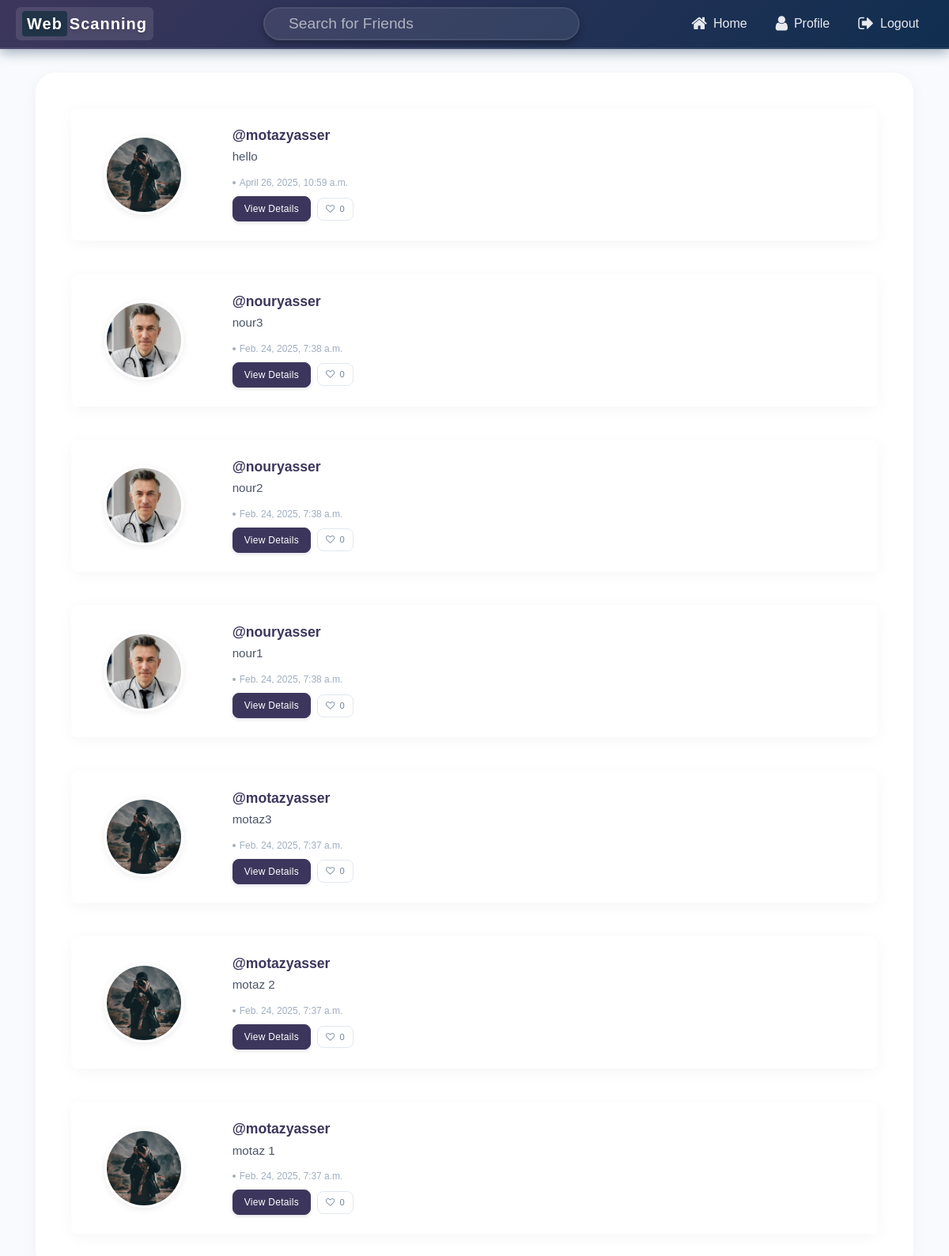
The app's page /home/ (signed in) with its own data.
### core/models.py (models this page shows, shortened)
class Post(models.Model):
    user = models.ForeignKey(User, on_delete=models.CASCADE)
    caption = models.TextField(max_length=800 , null=False)
    date = models.DateTimeField(auto_now_add=True)
    target_url = models.URLField(default="https://example.com")
    description = models.TextField(blank=True, null=True)

class User(AbstractUser):
    profile_pic = models.ImageField(default='profile_pics/default.jpg',upload_to='profile_pics')
    bio = models.TextField(null = True ,max_length=500,blank=True,default='')
    def get_followings(self):
        followings = Friends.objects.filter(user_A = self)
        temp = []
        for item in followings:
            temp.append(item.user_B.id)
        return temp

### core/views.py (the view)
# urls.py: path('home/', HomePage.as_view(), name='home_page'),
@method_decorator(login_required(login_url='login_page'), name='dispatch')
class HomePage(ListView):
    model = Post
    template_name = 'home_page.html'
    paginate_by = 10
    def get_queryset(self):
        followings = self.request.user.get_followings()
        return Post.objects.filter(user_id__in = followings ).order_by('-date')

### Templates/home_page.html (shortened to what this page needs)
{%  extends 'base.html' %}
{% load crispy_forms_tags %}
{% load static %}
{% block extra_css %}
<link rel="stylesheet" href="{% static 'css/home.css' %}">
{% endblock %}
{% block navbar %}
{%  include 'navbar.html' %}
{% endblock navbar %}
{% block content %}
<div class="row" style="margin-top:2%;">
    <div class="col" >
        <div class="card card-body"style="border-radius:25px;">
            {% for post in object_list %}
            <div class="card" style="margin: 2%;">
                <div class="card-body row">
                    <div class="col-md-2">
                        <img src="{{post.user.profile_pic.url}}" style="max-width:100px; max-height:100px;">
                    </div>
                    <div class="col-md-10">
                        <a href="/user/{{post.user.username}}" class="card-link"><h4>@{{post.user.username}}</h4></a>
                        <p class="card-text">{{post.caption}}</p>
                        <a href="#" class="card-link">{{post.date}}</a>
                        <a href="{% url 'post_brief' post.id %}" class="btn btn-info btn-sm">View Details</a>
                    </div>
                </div>
            </div>
            {% endfor %}
        </div>
        <br>
    </div>
</div>
{% endblock content %}

### static/css/home.css (style rules this page uses)
body { font-family: 'Poppins', sans-serif; background-color: #f8fafd; color: #2d3748; }
.row { margin-top: 30px !important; }
.card { border: none; border-radius: 8px; box-shadow: 0 4px 20px rgba(0, 0, 0, 0.04); transition: all 0.3s cubic-bezier(0.25, 0.8, 0.25, 1); margin-bottom: 16px; overflow: hidden; background-color: white; }
.card-body { padding: 1.25rem; }
.card-body.row { margin-top: 0 !important; margin-left: 0 !important; margin-right: 0 !important; align-items: center; }
.col .card-body { background: #ffffff; border-radius: 16px; padding: 1.5rem; }
.col-md-2 img { width: 120px; height: 120px; object-fit: cover; border-radius: 100%; border: 3px solid #fff; box-shadow: 0 2px 8px rgba(0, 0, 0, 0.08); transition: all 0.3s ease; }
.card-link h4 { color: #3D365C; font-weight: 600; font-size: 1.1rem; margin-bottom: 5px; transition: color 0.2s ease; }
.card-link { text-decoration: none !important; }
.card-text { font-size: 0.95rem; line-height: 1.5; color: #4a5568; margin-bottom: 12px; word-break: break-word; }
.card-link { color: #a0aec0; font-size: 0.75rem; margin-right: 12px; }
.btn-info { background-color: #3D365C; border-color: #3D365C; color: white; border-radius: 8px; padding: 6px 14px; font-size: 0.75rem; font-weight: 500; transition: all 0.2s ease; box-shadow: 0 2px 4px rgba(61, 54, 92, 0.15); letter-spacing: 0.3px; }
.card:not(.card-body) { border-left: 3px solid transparent; transition: border-left 0.3s ease; }
.card { animation: fadeInUp 0.5s ease forwards; opacity: 0; }
.card:nth-child(2) { animation-delay: 0.08s; }
.card:nth-child(3) { animation-delay: 0.16s; }
.card:nth-child(4) { animation-delay: 0.24s; }
.card:nth-child(5) { animation-delay: 0.32s; }
.card:nth-child(6) { animation-delay: 0.40s; }
.col-md-10 { display: flex; flex-direction: column; }

### records on screen
Post: user.profile_pic (picture), user.username "motazyasser", caption "hello", date "April 26, 2025, 10:59 a.m."
Post: user.profile_pic (picture), user.username "nouryasser", caption "nour3", date "Feb. 24, 2025, 7:38 a.m."
Post: user.profile_pic (picture), user.username "nouryasser", caption "nour2", date "Feb. 24, 2025, 7:38 a.m."
Post: user.profile_pic (picture), user.username "nouryasser", caption "nour1", date "Feb. 24, 2025, 7:38 a.m."
Post: user.profile_pic (picture), user.username "motazyasser", caption "motaz3", date "Feb. 24, 2025, 7:37 a.m."
Post: user.profile_pic (picture), user.username "motazyasser", caption "motaz 2", date "Feb. 24, 2025, 7:37 a.m."
Post: user.profile_pic (picture), user.username "motazyasser", caption "motaz 1", date "Feb. 24, 2025, 7:37 a.m."
